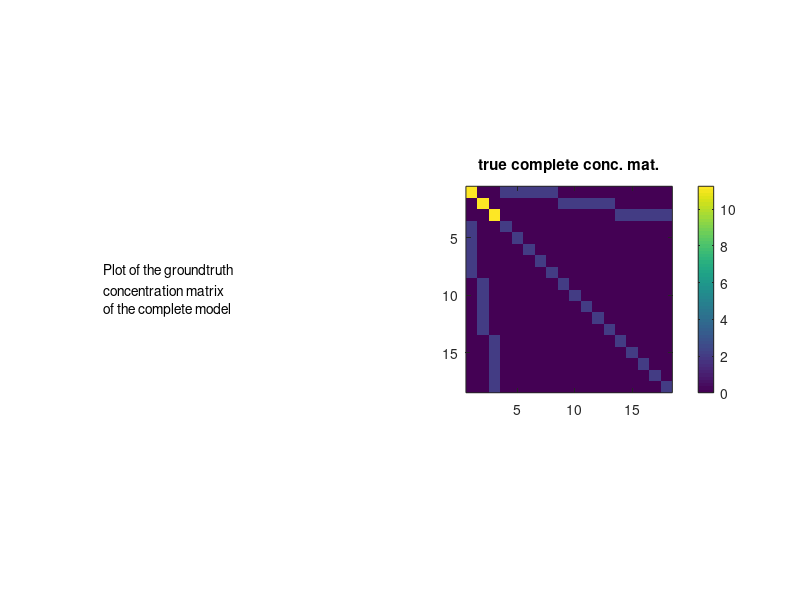
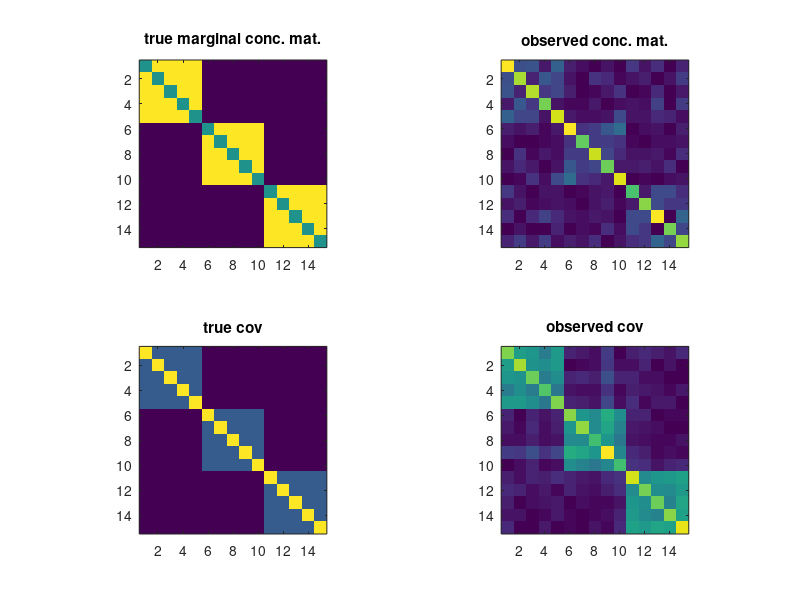

Source code (MATLAB) for these figures, in order:
% Toy example
% with three blocks of size 5

clear all; clc; close all;
%% settings

n=100; % number of samples

pl=3; % number of latept variables
po=15;% number of observed variables
pt=po+pl;
sigma2l=.8;
sigma2lo=.5;

% slo=.2; % level of sparsity on latent-observed block of conceptration mat
% soo=.2; % level of sparsity on latent-observed block of conceptration mat
Doo=eye(po)/sigma2lo;
Dol=zeros(po,pl);
Dol(1:5,1)=ones(5,1);
Dol(6:10,2)=ones(5,1);
Dol(11:15,3)=ones(5,1);
Dol=-Dol/sigma2lo;
Dll=eye(pl)*(1/sigma2l+5/sigma2lo);

%% construction of the conceptration matrix
Dfull=zeros(pt);
Dfull(1:pl,1:pl)=Dll;
Dfull((pl+1):pt,(pl+1):pt)=Doo;
Dfull(1:pl,(pl+1):pt)=Dol';
Dfull((pl+1):pt,1:pl)=Dol;

Dfull=.5*(Dfull+Dfull');
Dmargo=Doo-Dol*Dol';


descr = {'Plot of the groundtruth '
    'concentration matrix';
    'of the complete model'};

figure(1);clf;
subplot(1,2,1)
axis off;
text(0,.5,descr)
pbaspect([1 1 1]);
subplot(1,2,2)
imagesc(abs(Dfull));
colorbar;
pbaspect([1 1 1]);
title('true complete conc. mat.');

if eigs(Dfull,1,'sa')<0
    error('The conceptration matrix of the complete model is not PSD \n')
end

%% sampling data
mu=zeros(1,pt); % vector of means
Xfull=mvnrnd(mu, inv(Dfull), n)';
X=Xfull((pl+1):pt,:);
S=cov(X');
% S=inv(Dmargo);

%% plotting

figure(2);clf;
subplot(2,2,1);
imagesc(abs(Dmargo));
pbaspect([1 1 1]);
title('true marginal conc. mat.');
subplot(2,2,2);
imagesc(abs(inv(S)));
pbaspect([1 1 1]);
title('observed conc. mat.');
subplot(2,2,3);
imagesc(abs(inv(Dmargo)));
pbaspect([1 1 1]);
title('true cov');
subplot(2,2,4);
imagesc(abs(S));
pbaspect([1 1 1]);
title('observed cov');


 